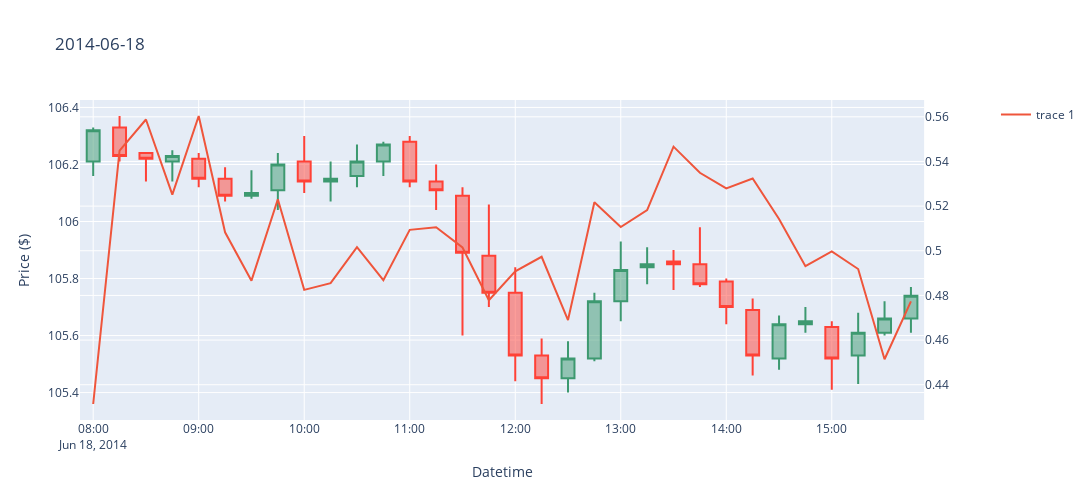
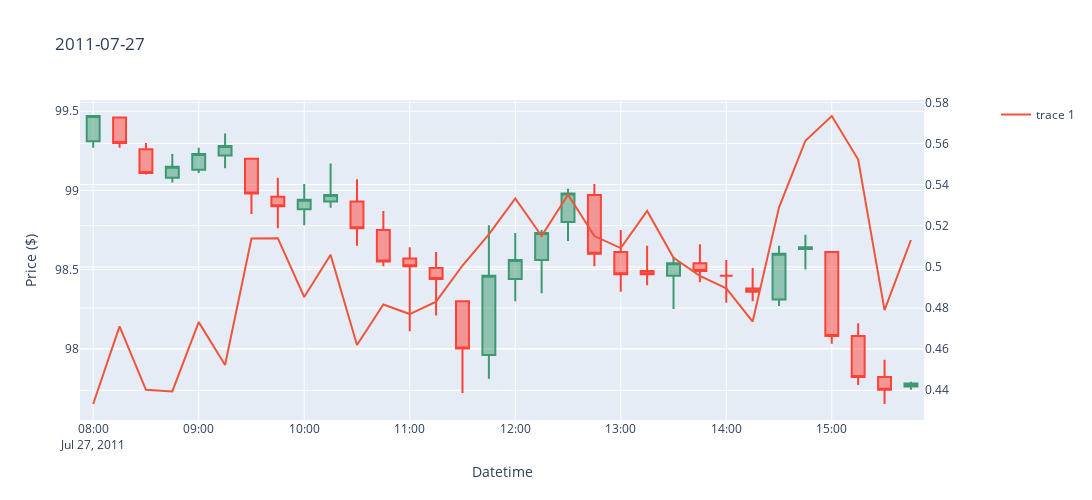

Here is the notebook cell these charts were saved with, in order:
### Markdown cell above
Try using simple moving average of the distance to see it helps with visualization

### Code cell
window_size = 4
sma_values = df_test.groupby(df_test['datetime'].dt.date)['high_dst_15m'].rolling(window=window_size, min_periods=1).mean().reset_index(level=0, drop=True)
df_test['high_dst_15m_sma'] = sma_values

for day in days[:3]:
    df_day = df_test[df_test['datetime'].dt.date == day]
    plot_candlestick(df_day, day, 'high_dst_15m_sma')
